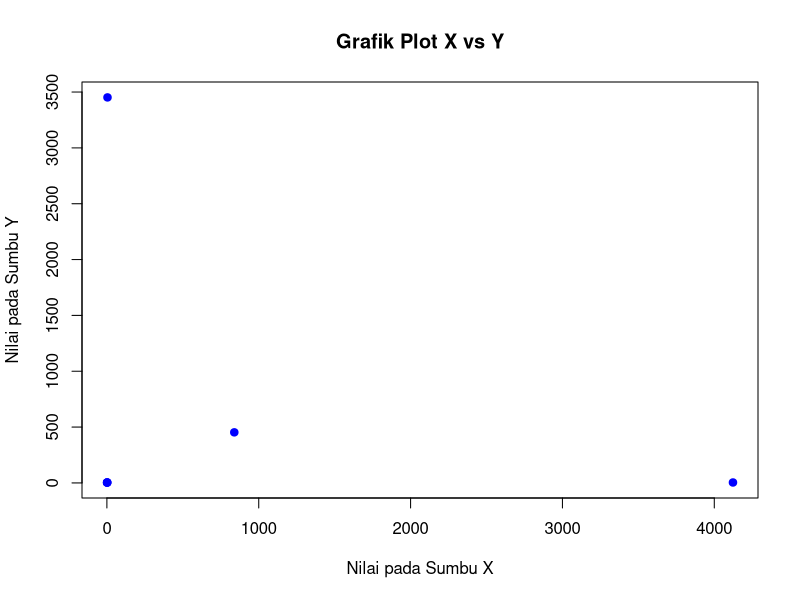
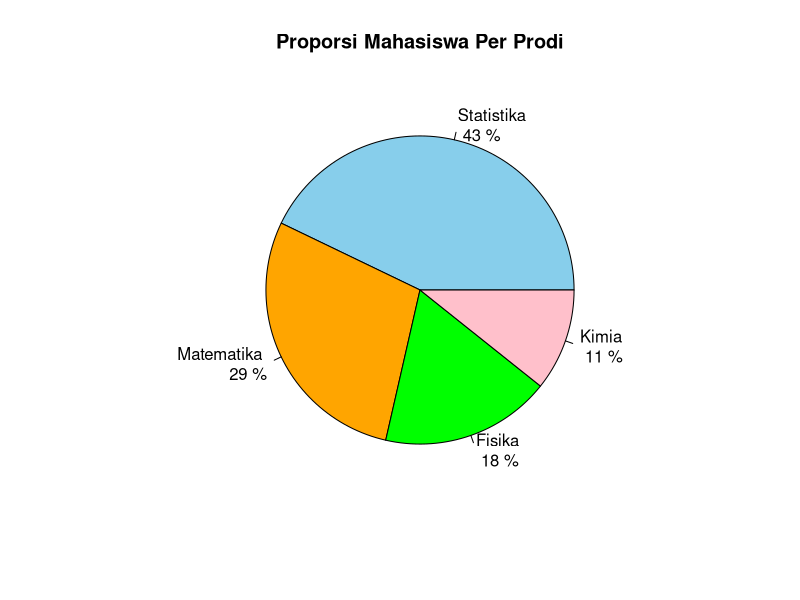
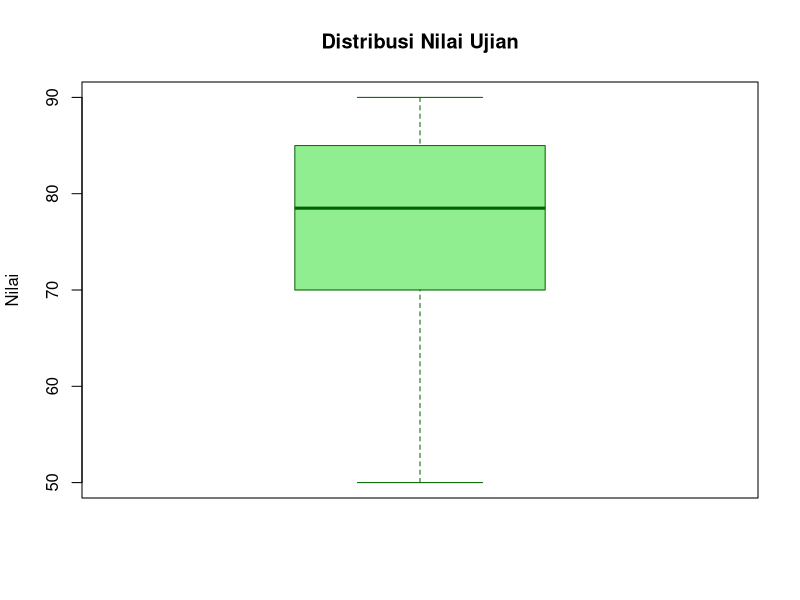
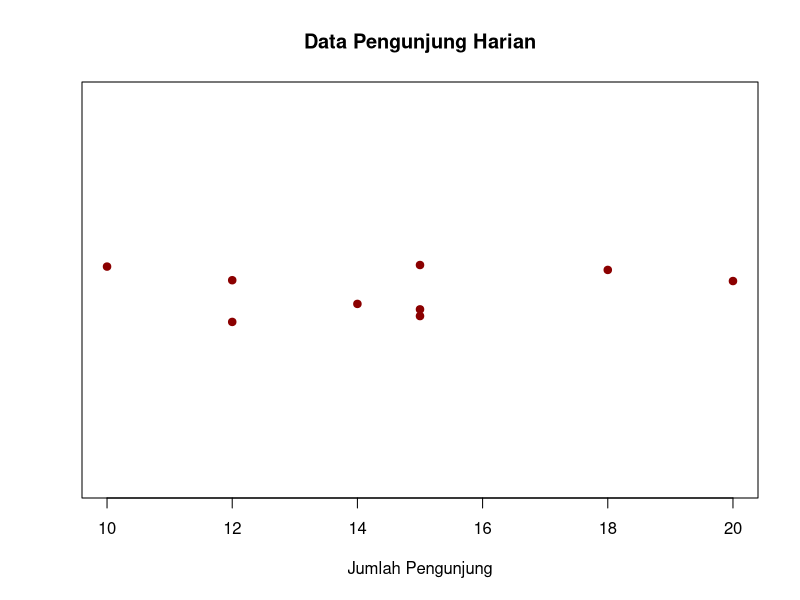

Recreate these plots in R, in order.
## DISKUSI 5
# NAMA : LUKMANUL HAKIM
# NIM : 053834403

# SOAL 1
# 1. Mendefinisikan vektor data x dan y
x <- c(2, 1, 2, 4123, 4, 839)
y <- c(4, 3, 4, 4, 3452, 453)

# 2. Membuat grafik plot
plot(
  x,
  y,
  main = "Grafik Plot X vs Y",  # Judul utama [cite: 142]
  xlab = "Nilai pada Sumbu X", # Label sumbu-x [cite: 142]
  ylab = "Nilai pada Sumbu Y", # Label sumbu-y [cite: 142]
  pch = 19,                  # Tipe titik (bulat penuh) [cite: 142]
  col = "blue"               # Warna plot [cite: 140]
)

#SOAL 2
# 1. Membuat vektor jumlah mahasiswa
jumlah <- c(120, 80, 50, 30)

# 2. Membuat vektor nama jurusan
prodi <- c("Statistika", "Matematika", "Fisika", "Kimia")

# 3. (Perbaikan) Menghitung persentase secara akurat
persen <- round(jumlah / sum(jumlah) * 100)

# 4. (Perbaikan) Membuat label yang benar (Nama Prodi, baris baru, nilai persen, dan simbol %)
label_pie <- paste(prodi, "\n", persen, "%")

# 5. (Perbaikan) Membuat pie chart dengan fungsi pie() dan sintaks yang benar
pie(
  jumlah,
  labels = label_pie,
  col = c("skyblue", "orange", "green", "pink"),
  main = "Proporsi Mahasiswa Per Prodi"
)

# SOAL 3
# Contoh 1: Boxplot (Diagram Kotak Garis)
# 1. Membuat data (misal: nilai ujian)
nilai_ujian <- c(80, 85, 70, 77, 90, 65, 82, 75, 88, 50)

# 2. Membuat boxplot
boxplot(
  nilai_ujian,
  main = "Distribusi Nilai Ujian",
  ylab = "Nilai",
  col = "lightgreen",        # Warna kotak
  border = "darkgreen",      # Warna garis
  horizontal = FALSE         # Membuat boxplot vertikal
)

# Contoh 2: Stripchart (Diagram Titik 1D)
# 1. Membuat data (misal: jumlah pengunjung harian)
pengunjung <- c(12, 15, 10, 12, 18, 20, 15, 14, 15)

# 2. Membuat stripchart
stripchart(
  pengunjung,
  main = "Data Pengunjung Harian",
  xlab = "Jumlah Pengunjung",
  method = "jitter",  # Memberi sedikit 'guncangan' agar titik yang sama tidak tumpang tindih
  pch = 19,           # Tipe titik (bulat penuh)
  col = "darkred"
)
